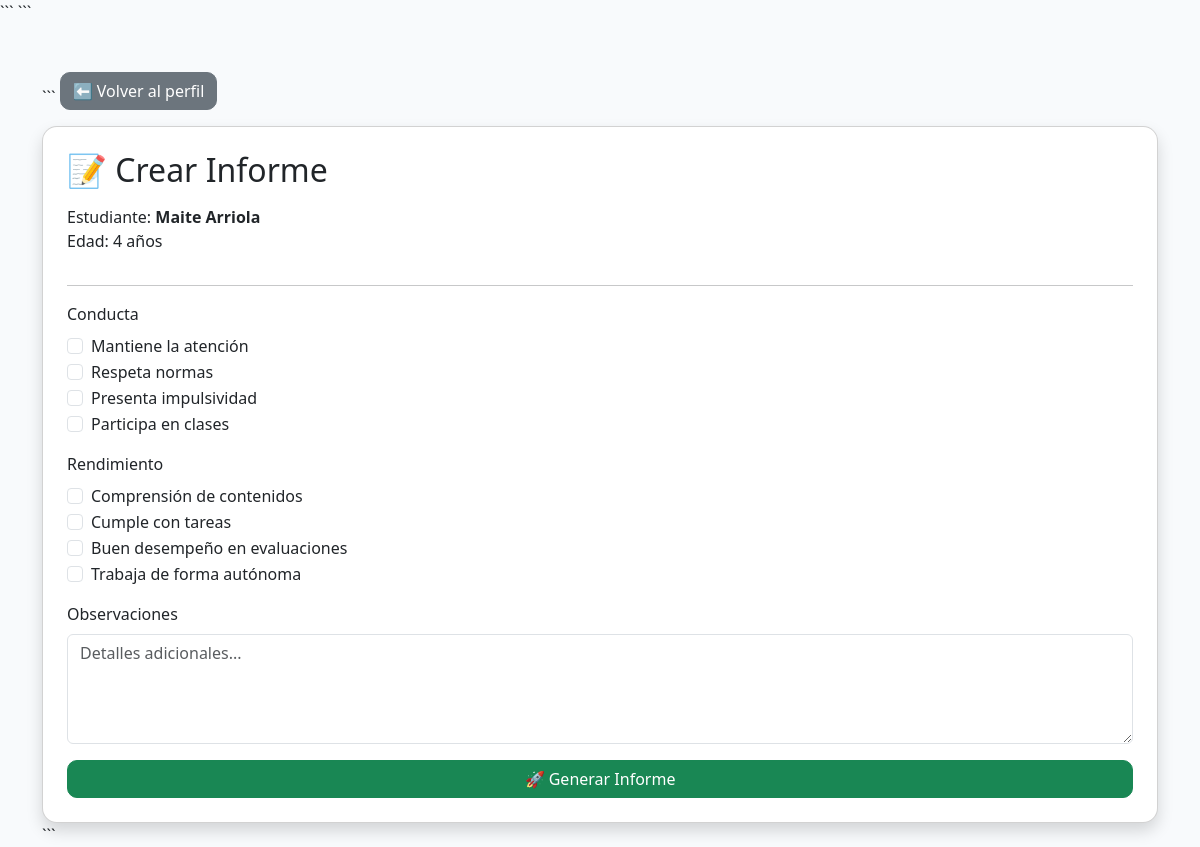
The page /crear_informe/1 on the database as committed earlier.
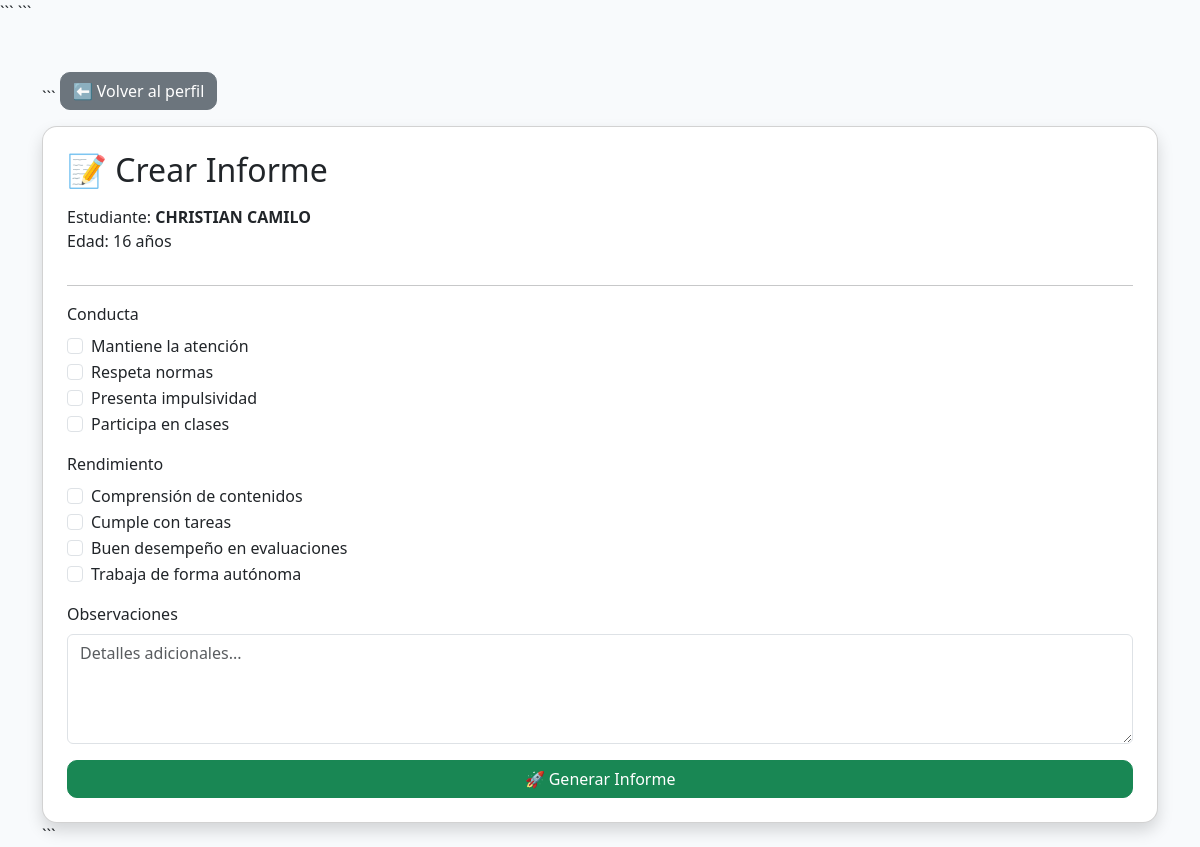
The same page on the database as committed later.
### tables this page shows
CREATE TABLE alumnos (
    id INTEGER PRIMARY KEY AUTOINCREMENT,
    nombre TEXT,
    edad INTEGER,
    usuario_id INTEGER,
    FOREIGN KEY (usuario_id) REFERENCES usuarios(id)
);

### routes/informes.py (the view, shortened to what this page needs)
@informes_bp.route('/crear_informe/<int:id>', methods=["GET", "POST"])
def crear_informe(id):
    conn = get_db()
    cursor = conn.cursor()
    cursor.execute("SELECT * FROM alumnos WHERE id = ?", (id,))
    alumno = cursor.fetchone()
    if not alumno:
        conn.close()
        return "Alumno no encontrado"
    conn.close()
    return render_template("crear_informe.html", alumno=alumno)

### app.py (called while the page is built)
@app.after_request
def add_header(response):
    response.cache_control.max_age = 300
    return response

### routes/informes.py (called while the page is built)
def get_db():
    conn = sqlite3.connect("database.db")
    conn.row_factory = sqlite3.Row
    return conn

### templates/crear_informe.html (shortened to what this page needs)
<!DOCTYPE html>
<html lang="es">
<head>
<link href="https://cdn.jsdelivr.net/npm/bootstrap@5.3.0/dist/css/bootstrap.min.css" rel="stylesheet">
```
</head>
<body>
<div class="container mt-5">
```
<a href="{{ url_for('alumnos.perfil_alumno', id=alumno.id) }}" class="btn btn-secondary mb-3">
    ⬅ Volver al perfil
</a>
<div class="card shadow p-4">
    <h2 class="mb-3">📝 Crear Informe</h2>
    <p>
        Estudiante: <strong>{{ alumno.nombre }}</strong><br>
        Edad: {{ alumno.edad }} años
    </p>
    <hr>
    <form method="POST">
        <div class="mb-3">
            <label class="form-label">Conducta</label>
            <div class="form-check">
                <input class="form-check-input" type="checkbox" name="conducta[]" value="atencion">
                <label class="form-check-label">Mantiene la atención</label>
            </div>
            <div class="form-check">
                <input class="form-check-input" type="checkbox" name="conducta[]" value="respeto">
                <label class="form-check-label">Respeta normas</label>
            </div>
            <div class="form-check">
                <input class="form-check-input" type="checkbox" name="conducta[]" value="impulsividad">
                <label class="form-check-label">Presenta impulsividad</label>
            </div>
            <div class="form-check">
                <input class="form-check-input" type="checkbox" name="conducta[]" value="participacion">
                <label class="form-check-label">Participa en clases</label>
            </div>
        </div>
        <div class="mb-3">
            <label class="form-label">Rendimiento</label>
            <div class="form-check">
                <input class="form-check-input" type="checkbox" name="rendimiento[]" value="comprension">
                <label class="form-check-label">Comprensión de contenidos</label>
            </div>
            <div class="form-check">
                <input class="form-check-input" type="checkbox" name="rendimiento[]" value="tareas">
                <label class="form-check-label">Cumple con tareas</label>
            </div>
            <div class="form-check">
                <input class="form-check-input" type="checkbox" name="rendimiento[]" value="evaluaciones">
                <label class="form-check-label">Buen desempeño en evaluaciones</label>
            </div>
            <div class="form-check">
                <input class="form-check-input" type="checkbox" name="rendimiento[]" value="autonomia">
                <label class="form-check-label">Trabaja de forma autónoma</label>
            </div>
        </div>
        <div class="mb-3">
            <label class="form-label">Observaciones</label>
            <textarea name="observaciones" class="form-control" rows="4"
                placeholder="Detalles adicionales..."></textarea>
        </div>
        <button type="submit" class="btn btn-success w-100">
            🚀 Generar Informe
        </button>
    </form>
</div>
```
</div>
</body>
</html>

Rows that differ between the two databases and show on the page:
changed alumnos: nombre "Maite Arriola" → "CHRISTIAN CAMILO"; edad "4" → "16"
